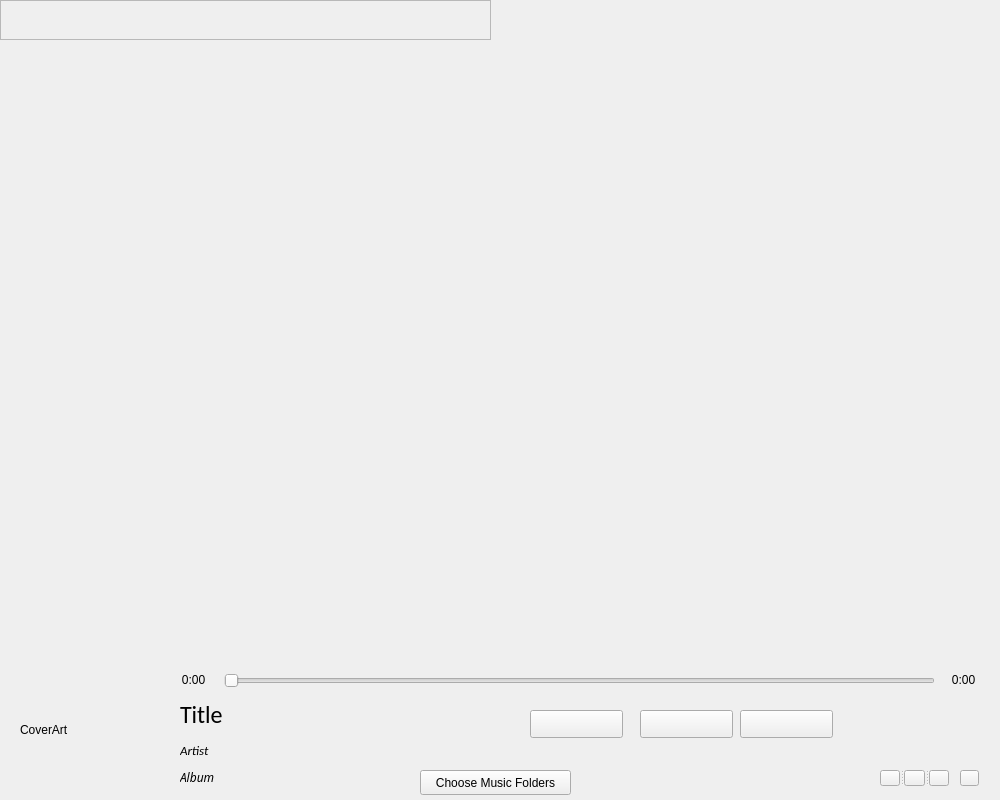
<?xml version="1.0" encoding="UTF-8"?>
<ui version="4.0">
 <class>MiniPauzer</class>
 <widget class="QWidget" name="MiniPauzer">
  <property name="geometry">
   <rect>
    <x>0</x>
    <y>0</y>
    <width>1000</width>
    <height>800</height>
   </rect>
  </property>
  <property name="windowTitle">
   <string>Pauzer</string>
  </property>
  <property name="autoFillBackground">
   <bool>false</bool>
  </property>
  <property name="styleSheet">
   <string notr="true">QWidget#MiniPauzer{
	padding: 2px;
	margin: 2px;
    border-style: solid 2px;
	border-color: green;
}</string>
  </property>
  <widget class="QPushButton" name="btn_ChooseFolders">
   <property name="geometry">
    <rect>
     <x>420</x>
     <y>770</y>
     <width>151</width>
     <height>25</height>
    </rect>
   </property>
   <property name="text">
    <string>Choose Music Folders</string>
   </property>
  </widget>
  <widget class="QLabel" name="lbl_Title">
   <property name="geometry">
    <rect>
     <x>180</x>
     <y>696</y>
     <width>54</width>
     <height>37</height>
    </rect>
   </property>
   <property name="sizePolicy">
    <sizepolicy hsizetype="Preferred" vsizetype="Preferred">
     <horstretch>0</horstretch>
     <verstretch>0</verstretch>
    </sizepolicy>
   </property>
   <property name="font">
    <font>
     <family>Calibri</family>
     <pointsize>18</pointsize>
     <weight>50</weight>
     <bold>false</bold>
    </font>
   </property>
   <property name="text">
    <string>Title</string>
   </property>
   <property name="textFormat">
    <enum>Qt::PlainText</enum>
   </property>
   <property name="scaledContents">
    <bool>false</bool>
   </property>
   <property name="wordWrap">
    <bool>false</bool>
   </property>
  </widget>
  <widget class="QLabel" name="lbl_Album">
   <property name="geometry">
    <rect>
     <x>180</x>
     <y>768</y>
     <width>39</width>
     <height>18</height>
    </rect>
   </property>
   <property name="sizePolicy">
    <sizepolicy hsizetype="Preferred" vsizetype="Fixed">
     <horstretch>0</horstretch>
     <verstretch>0</verstretch>
    </sizepolicy>
   </property>
   <property name="font">
    <font>
     <family>Calibri Light</family>
     <pointsize>9</pointsize>
     <weight>50</weight>
     <italic>true</italic>
     <bold>false</bold>
    </font>
   </property>
   <property name="text">
    <string>Album</string>
   </property>
   <property name="textFormat">
    <enum>Qt::PlainText</enum>
   </property>
   <property name="scaledContents">
    <bool>false</bool>
   </property>
   <property name="wordWrap">
    <bool>false</bool>
   </property>
  </widget>
  <widget class="QLabel" name="coverArt">
   <property name="geometry">
    <rect>
     <x>20</x>
     <y>679</y>
     <width>121</width>
     <height>101</height>
    </rect>
   </property>
   <property name="text">
    <string>CoverArt</string>
   </property>
  </widget>
  <widget class="QLabel" name="lbl_Artist">
   <property name="geometry">
    <rect>
     <x>180</x>
     <y>740</y>
     <width>38</width>
     <height>21</height>
    </rect>
   </property>
   <property name="sizePolicy">
    <sizepolicy hsizetype="Preferred" vsizetype="Minimum">
     <horstretch>0</horstretch>
     <verstretch>0</verstretch>
    </sizepolicy>
   </property>
   <property name="font">
    <font>
     <family>Calibri</family>
     <pointsize>10</pointsize>
     <weight>50</weight>
     <italic>true</italic>
     <bold>false</bold>
    </font>
   </property>
   <property name="text">
    <string>Artist</string>
   </property>
   <property name="textFormat">
    <enum>Qt::PlainText</enum>
   </property>
   <property name="scaledContents">
    <bool>false</bool>
   </property>
   <property name="wordWrap">
    <bool>false</bool>
   </property>
  </widget>
  <widget class="QLabel" name="lbl_CurTime">
   <property name="geometry">
    <rect>
     <x>180</x>
     <y>670</y>
     <width>27</width>
     <height>20</height>
    </rect>
   </property>
   <property name="font">
    <font>
     <family>Segoe UI</family>
     <pointsize>9</pointsize>
    </font>
   </property>
   <property name="text">
    <string>0:00</string>
   </property>
   <property name="alignment">
    <set>Qt::AlignCenter</set>
   </property>
  </widget>
  <widget class="QLabel" name="lbl_songLen">
   <property name="geometry">
    <rect>
     <x>950</x>
     <y>670</y>
     <width>27</width>
     <height>20</height>
    </rect>
   </property>
   <property name="font">
    <font>
     <family>Segoe UI</family>
     <pointsize>9</pointsize>
    </font>
   </property>
   <property name="text">
    <string>0:00</string>
   </property>
   <property name="alignment">
    <set>Qt::AlignCenter</set>
   </property>
  </widget>
  <widget class="SliderBar" name="sliderBar">
   <property name="geometry">
    <rect>
     <x>224</x>
     <y>670</y>
     <width>711</width>
     <height>22</height>
    </rect>
   </property>
   <property name="orientation">
    <enum>Qt::Horizontal</enum>
   </property>
  </widget>
  <widget class="QDraggableFrame" name="titleBar">
   <property name="geometry">
    <rect>
     <x>0</x>
     <y>0</y>
     <width>491</width>
     <height>40</height>
    </rect>
   </property>
   <property name="mouseTracking">
    <bool>false</bool>
   </property>
   <property name="frameShape">
    <enum>QFrame::StyledPanel</enum>
   </property>
   <property name="frameShadow">
    <enum>QFrame::Raised</enum>
   </property>
   <widget class="QWidget" name="layoutWidget">
    <property name="geometry">
     <rect>
      <x>12</x>
      <y>2</y>
      <width>162</width>
      <height>18</height>
     </rect>
    </property>
    <layout class="QHBoxLayout" name="rightTitleBarLayout">
     <property name="spacing">
      <number>0</number>
     </property>
     <item>
      <widget class="QPushButton" name="btn_Minimize">
       <property name="sizePolicy">
        <sizepolicy hsizetype="Maximum" vsizetype="Preferred">
         <horstretch>0</horstretch>
         <verstretch>0</verstretch>
        </sizepolicy>
       </property>
       <property name="styleSheet">
        <string notr="true"> QPushButton#btn_Minimize{
border: none;
margin: 0px;
padding: 0px;
	
}

 QPushButton#btn_Minimize:pressed {
     background-color: white;     
 }

 QPushButton#btn_Minimize:hover {
     background-color: #3d3d3d;

 }</string>
       </property>
       <property name="text">
        <string/>
       </property>
      </widget>
     </item>
     <item>
      <widget class="QPushButton" name="btn_Up">
       <property name="sizePolicy">
        <sizepolicy hsizetype="Maximum" vsizetype="Preferred">
         <horstretch>0</horstretch>
         <verstretch>0</verstretch>
        </sizepolicy>
       </property>
       <property name="styleSheet">
        <string notr="true"> QPushButton#btn_Up{
border: none;
margin: 0px;
padding: 0px;
	
}

 QPushButton#btn_Up:pressed {
     background-color: white;     
 }

 QPushButton#btn_Up:hover {
     background-color: #3d3d3d;

 }</string>
       </property>
       <property name="text">
        <string/>
       </property>
      </widget>
     </item>
     <item>
      <widget class="QPushButton" name="btn_Down">
       <property name="sizePolicy">
        <sizepolicy hsizetype="Maximum" vsizetype="Preferred">
         <horstretch>0</horstretch>
         <verstretch>0</verstretch>
        </sizepolicy>
       </property>
       <property name="styleSheet">
        <string notr="true"> QPushButton#btn_Down{
border: none;
margin: 0px;
padding: 0px;
	
}

 QPushButton#btn_Down:pressed {
     background-color: white;     
 }

 QPushButton#btn_Down:hover {
     background-color: #3d3d3d;

 }</string>
       </property>
       <property name="text">
        <string/>
       </property>
      </widget>
     </item>
     <item>
      <widget class="QPushButton" name="btn_Maximize">
       <property name="sizePolicy">
        <sizepolicy hsizetype="Maximum" vsizetype="Preferred">
         <horstretch>0</horstretch>
         <verstretch>0</verstretch>
        </sizepolicy>
       </property>
       <property name="styleSheet">
        <string notr="true"> QPushButton#btn_Maximize{
border: none;
margin: 0px;
padding: 0px;
	
}

 QPushButton#btn_Maximize:pressed {
     background-color: white;     
 }

 QPushButton#btn_Maximize:hover {
     background-color: #3d3d3d;

 }</string>
       </property>
       <property name="text">
        <string/>
       </property>
      </widget>
     </item>
     <item>
      <widget class="QPushButton" name="btn_Close">
       <property name="sizePolicy">
        <sizepolicy hsizetype="Maximum" vsizetype="Preferred">
         <horstretch>0</horstretch>
         <verstretch>0</verstretch>
        </sizepolicy>
       </property>
       <property name="styleSheet">
        <string notr="true"> QPushButton#btn_Close{
border: none;
margin: 0px;
padding: 0px;
	
}

 QPushButton#btn_Close:pressed {
     background-color: white;     
 }

 QPushButton#btn_Close:hover {
     background-color: #e54a4a;

 }</string>
       </property>
       <property name="text">
        <string/>
       </property>
      </widget>
     </item>
    </layout>
   </widget>
  </widget>
  <widget class="QSplitter" name="playerSettingSplitter">
   <property name="geometry">
    <rect>
     <x>880</x>
     <y>770</y>
     <width>69</width>
     <height>16</height>
    </rect>
   </property>
   <property name="orientation">
    <enum>Qt::Horizontal</enum>
   </property>
   <widget class="QPushButton" name="btn_AutoDetector">
    <property name="sizePolicy">
     <sizepolicy hsizetype="Fixed" vsizetype="Fixed">
      <horstretch>0</horstretch>
      <verstretch>0</verstretch>
     </sizepolicy>
    </property>
    <property name="styleSheet">
     <string notr="true">QPushButton {
	width: 16px;
	height: 16px;
	image: url(:/icons/Detector_Off.png);
}

QPushButton:checked {
	image: url(:/icons/Detector_On.png);
}


QPushButton:checked:hover {
    image: url(:/icons/Detector_On_Hover.png);
}

QPushButton:hover {
    image: url(:/icons/Detector_Off_Hover.png);
}</string>
    </property>
    <property name="text">
     <string/>
    </property>
    <property name="checkable">
     <bool>true</bool>
    </property>
    <property name="checked">
     <bool>false</bool>
    </property>
   </widget>
   <widget class="QPushButton" name="btn_Shuffle">
    <property name="sizePolicy">
     <sizepolicy hsizetype="Fixed" vsizetype="Fixed">
      <horstretch>0</horstretch>
      <verstretch>0</verstretch>
     </sizepolicy>
    </property>
    <property name="styleSheet">
     <string notr="true">QPushButton {
	width: 22px;
	height: 22px;
    image: url(:/icons/Shuffle_Off.png);
}

QPushButton:checked {
	image: url(:/icons/Shuffle_On.png);
}


QPushButton:checked:hover {
    image: url(:/icons/Shuffle_On_Hover.png);
}

QPushButton:hover {
    image: url(:/icons/Shuffle_Off_Hover.png);
}
</string>
    </property>
    <property name="text">
     <string/>
    </property>
    <property name="checkable">
     <bool>true</bool>
    </property>
   </widget>
   <widget class="QPushButton" name="btn_Repeat">
    <property name="sizePolicy">
     <sizepolicy hsizetype="Fixed" vsizetype="Fixed">
      <horstretch>0</horstretch>
      <verstretch>0</verstretch>
     </sizepolicy>
    </property>
    <property name="styleSheet">
     <string notr="true">QPushButton {
	width: 18px;
	height: 18px;
    image: url(:/icons/Repeat_NoRepeat.png);
}

QPushButton:checked {
    image: url(:/icons/Repeat_OneSong.png);
}


QPushButton:checked:hover {
    image: url(:/icons/Repeat_OneSong_Hover.png);
}

QPushButton:hover {
    image: url(:/icons/Repeat_NoRepeat_Hover.png);
}</string>
    </property>
    <property name="text">
     <string/>
    </property>
    <property name="checkable">
     <bool>true</bool>
    </property>
   </widget>
  </widget>
  <widget class="VolumeButton" name="btn_Volume">
   <property name="geometry">
    <rect>
     <x>960</x>
     <y>770</y>
     <width>19</width>
     <height>16</height>
    </rect>
   </property>
   <property name="sizePolicy">
    <sizepolicy hsizetype="Fixed" vsizetype="Fixed">
     <horstretch>0</horstretch>
     <verstretch>0</verstretch>
    </sizepolicy>
   </property>
   <property name="styleSheet">
    <string notr="true">QPushButton {
	width: 25px;
	height: 25px;
    image: url(:/icons/Volume_Off.png);
}

QPushButton:checked {
    image: url(:/icons/Volume_On.png);
}


QPushButton:checked:hover {
    image: url(:/icons/Volume_On_Hover.png);
}

QPushButton:hover {
    image: url(:/icons/Volume_Off_Hover.png);
}


  QCheckBox::indicator:checked
  {
    image: url(:/icons/Volume_On.png);
  }

  QCheckBox::indicator:unchecked
  {
    image: url(:/icons/Volume_Off.png);
  }

  QCheckBox::indicator:checked:hover
  {
    image: url(:/icons/Volume_On_Hover.png);
  }

  QCheckBox::indicator:unchecked:hover
  {
    image: url(:/icons/Volume_Off_Hover.png);
  }
</string>
   </property>
   <property name="text">
    <string/>
   </property>
   <property name="checkable">
    <bool>true</bool>
   </property>
  </widget>
  <widget class="QPushButton" name="btn_Play">
   <property name="geometry">
    <rect>
     <x>640</x>
     <y>710</y>
     <width>93</width>
     <height>28</height>
    </rect>
   </property>
   <property name="styleSheet">
    <string notr="true">QPushButton {
	width: 30px;
	height: 30px;
	image: url(:/icons/Play.png);
}

QPushButton:checked {
	image: url(:/icons/Pause.png);
}


QPushButton:checked:hover {
	image: url(:/icons/Pause_Hover.png);
}

QPushButton:hover {
	image: url(:/icons/Play_Hover.png);
}

QPushButton:checked:disabled {
	image: url(:/icons/Pause_Inactive.png);
}

QPushButton:disabled {
	image: url(:/icons/Play_Inactive.png);
}</string>
   </property>
   <property name="text">
    <string/>
   </property>
   <property name="checkable">
    <bool>true</bool>
   </property>
  </widget>
  <widget class="QPushButton" name="btn_Prev">
   <property name="geometry">
    <rect>
     <x>530</x>
     <y>710</y>
     <width>93</width>
     <height>28</height>
    </rect>
   </property>
   <property name="styleSheet">
    <string notr="true">QPushButton {
	width: 25px;
	height: 25px;
	image: url(:/icons/Prev.png);
}

QPushButton:hover {
	image: url(:/icons/Prev_Hover.png);
}

QPushButton:disabled {
	image: url(:/icons/Prev_Inactive.png);
}</string>
   </property>
   <property name="text">
    <string/>
   </property>
  </widget>
  <widget class="QPushButton" name="btn_Next">
   <property name="geometry">
    <rect>
     <x>740</x>
     <y>710</y>
     <width>93</width>
     <height>28</height>
    </rect>
   </property>
   <property name="styleSheet">
    <string notr="true">QPushButton {
	width: 25px;
	height: 25px;
	image: url(:/icons/Next.png);
}

QPushButton:hover {
	image: url(:/icons/Next_Hover.png);
}

QPushButton:disabled {
	image: url(:/icons/Next_Inactive.png);
}</string>
   </property>
   <property name="text">
    <string/>
   </property>
  </widget>
  <zorder>btn_Prev</zorder>
  <zorder>btn_Next</zorder>
  <zorder>playerSettingSplitter</zorder>
  <zorder>btn_ChooseFolders</zorder>
  <zorder>lbl_Title</zorder>
  <zorder>lbl_Album</zorder>
  <zorder>coverArt</zorder>
  <zorder>lbl_Artist</zorder>
  <zorder>lbl_CurTime</zorder>
  <zorder>lbl_songLen</zorder>
  <zorder>sliderBar</zorder>
  <zorder>titleBar</zorder>
  <zorder>btn_Volume</zorder>
  <zorder>btn_Play</zorder>
 </widget>
 <layoutdefault spacing="6" margin="11"/>
 <customwidgets>
  <customwidget>
   <class>SliderBar</class>
   <extends>QSlider</extends>
   <header>sliderbar.h</header>
  </customwidget>
  <customwidget>
   <class>QDraggableFrame</class>
   <extends>QFrame</extends>
   <header>qdraggableframe.h</header>
   <container>1</container>
  </customwidget>
  <customwidget>
   <class>VolumeButton</class>
   <extends>QPushButton</extends>
   <header>volumebutton.h</header>
  </customwidget>
 </customwidgets>
 <resources/>
 <connections/>
</ui>
